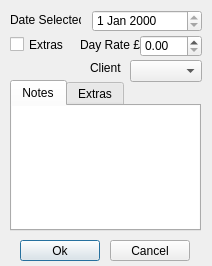
<?xml version="1.0" encoding="UTF-8"?>
<ui version="4.0">
 <class>Dialog</class>
 <widget class="QDialog" name="Dialog">
  <property name="geometry">
   <rect>
    <x>0</x>
    <y>0</y>
    <width>212</width>
    <height>266</height>
   </rect>
  </property>
  <property name="windowTitle">
   <string>New Entry</string>
  </property>
  <property name="toolTip">
   <string/>
  </property>
  <widget class="QDoubleSpinBox" name="dayRate_SpinBox">
   <property name="geometry">
    <rect>
     <x>140</x>
     <y>35</y>
     <width>62</width>
     <height>22</height>
    </rect>
   </property>
   <property name="maximum">
    <double>999.990000000000009</double>
   </property>
   <property name="singleStep">
    <double>10.000000000000000</double>
   </property>
   <property name="stepType">
    <enum>QAbstractSpinBox::DefaultStepType</enum>
   </property>
  </widget>
  <widget class="QDateEdit" name="dateEdit">
   <property name="geometry">
    <rect>
     <x>92</x>
     <y>10</y>
     <width>110</width>
     <height>22</height>
    </rect>
   </property>
   <property name="readOnly">
    <bool>true</bool>
   </property>
  </widget>
  <widget class="QCheckBox" name="extras_checkBox">
   <property name="geometry">
    <rect>
     <x>10</x>
     <y>35</y>
     <width>72</width>
     <height>19</height>
    </rect>
   </property>
   <property name="text">
    <string>Extras</string>
   </property>
  </widget>
  <widget class="QTabWidget" name="tabWidget">
   <property name="geometry">
    <rect>
     <x>10</x>
     <y>80</y>
     <width>191</width>
     <height>151</height>
    </rect>
   </property>
   <property name="currentIndex">
    <number>0</number>
   </property>
   <widget class="QWidget" name="tab">
    <attribute name="title">
     <string>Notes</string>
    </attribute>
    <widget class="QTextEdit" name="notes_textEdit">
     <property name="geometry">
      <rect>
       <x>-2</x>
       <y>-1</y>
       <width>191</width>
       <height>127</height>
      </rect>
     </property>
    </widget>
   </widget>
   <widget class="QWidget" name="tab_2">
    <attribute name="title">
     <string>Extras</string>
    </attribute>
    <widget class="QTextEdit" name="extras_textEdit">
     <property name="geometry">
      <rect>
       <x>-2</x>
       <y>-1</y>
       <width>191</width>
       <height>127</height>
      </rect>
     </property>
    </widget>
   </widget>
  </widget>
  <widget class="QPushButton" name="ok_Button">
   <property name="geometry">
    <rect>
     <x>20</x>
     <y>240</y>
     <width>80</width>
     <height>21</height>
    </rect>
   </property>
   <property name="text">
    <string>Ok</string>
   </property>
  </widget>
  <widget class="QPushButton" name="cancel_Button">
   <property name="geometry">
    <rect>
     <x>110</x>
     <y>240</y>
     <width>80</width>
     <height>21</height>
    </rect>
   </property>
   <property name="text">
    <string>Cancel</string>
   </property>
  </widget>
  <widget class="QLabel" name="label">
   <property name="geometry">
    <rect>
     <x>80</x>
     <y>35</y>
     <width>61</width>
     <height>20</height>
    </rect>
   </property>
   <property name="text">
    <string>Day Rate £</string>
   </property>
  </widget>
  <widget class="QLabel" name="label_2">
   <property name="geometry">
    <rect>
     <x>10</x>
     <y>10</y>
     <width>71</width>
     <height>20</height>
    </rect>
   </property>
   <property name="text">
    <string>Date Selected</string>
   </property>
  </widget>
  <widget class="QComboBox" name="comboBox">
   <property name="geometry">
    <rect>
     <x>130</x>
     <y>60</y>
     <width>72</width>
     <height>22</height>
    </rect>
   </property>
  </widget>
  <widget class="QLabel" name="label_3">
   <property name="geometry">
    <rect>
     <x>90</x>
     <y>60</y>
     <width>31</width>
     <height>16</height>
    </rect>
   </property>
   <property name="text">
    <string>Clients</string>
   </property>
  </widget>
 </widget>
 <resources/>
 <connections/>
</ui>
